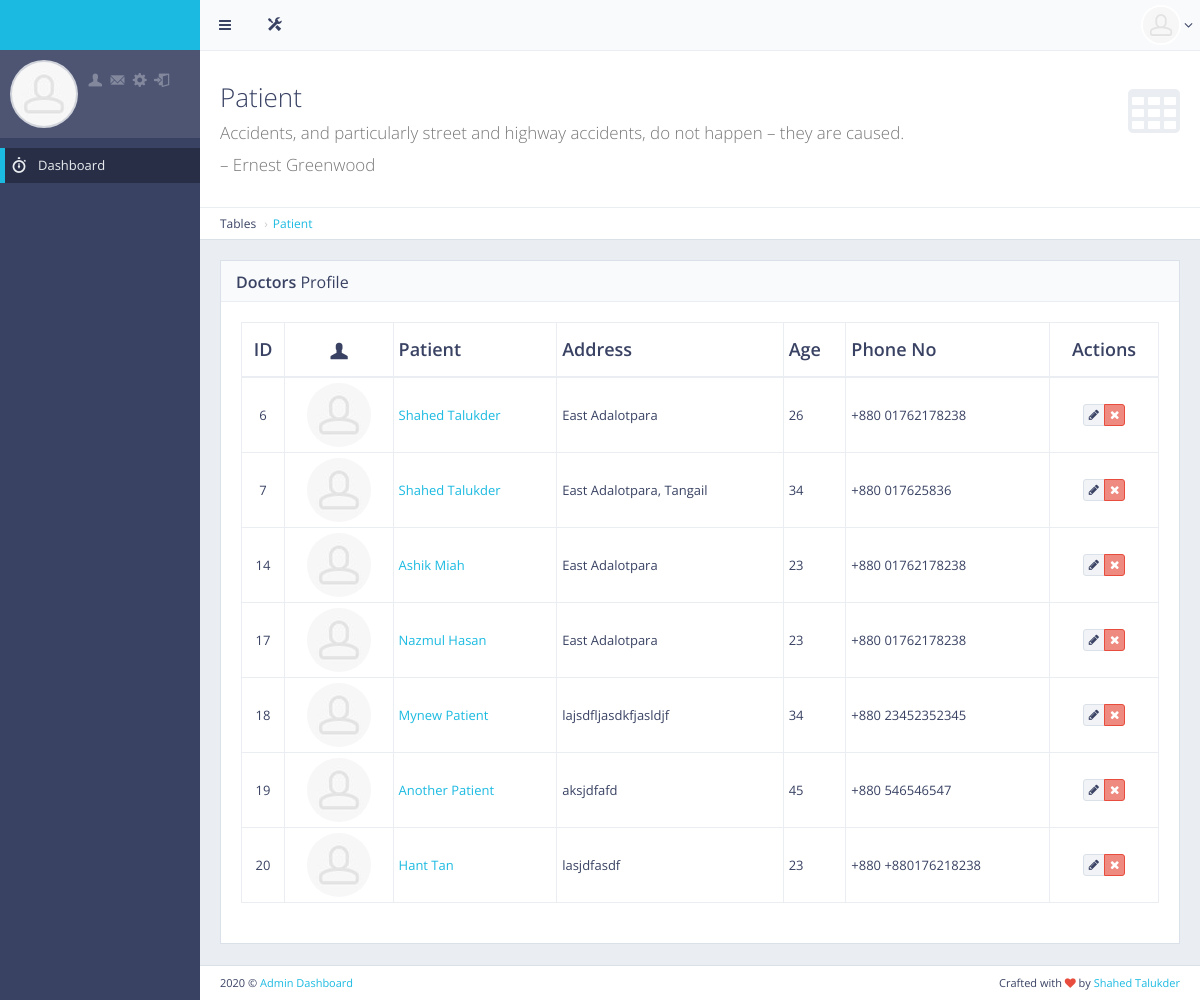
The page /patient/ on the database as committed earlier.
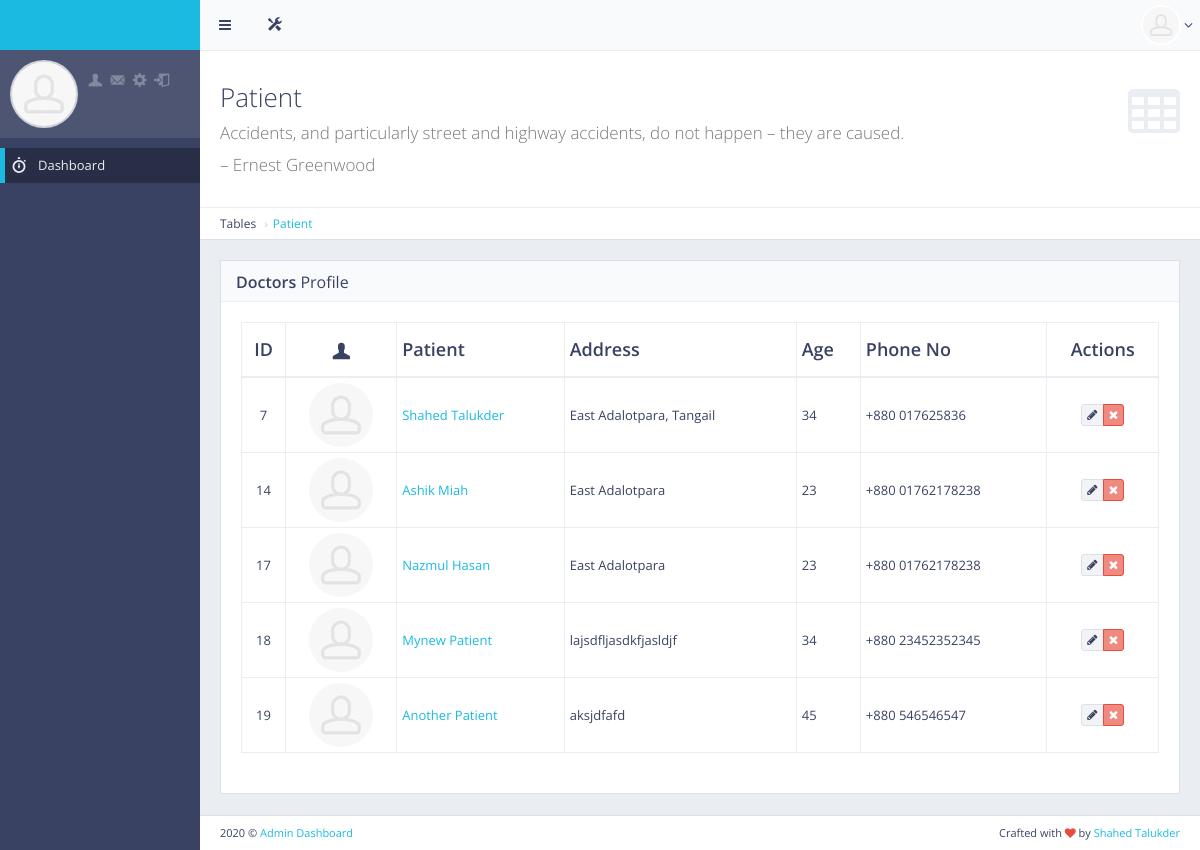
The same page on the database as committed later.
### main/models.py (models this page shows, shortened)
class Patient(models.Model):
    user = models.OneToOneField(User,on_delete=models.CASCADE,primary_key=True,related_name='user')
    full_name = models.CharField(max_length=50, blank=True, null=True)
    address = models.CharField(max_length=500, blank=True, null=True)
    age = models.CharField(max_length=50, blank=True, null=True)
    phone_no = models.CharField(max_length=50, blank=True, null=True)
    released = models.BooleanField(default=False)
    class Meta:
        db_table = "patient_info"

class User(AbstractUser):
    is_patient = models.BooleanField(default=False)
    is_doctor = models.BooleanField(default=False)
    is_nurse = models.BooleanField(default=False)
    is_assistant = models.BooleanField(default=False)
    is_admin = models.BooleanField(default=False)
    is_registered = models.BooleanField(default=False)

### frontend/views.py (the view)
# urls.py: path('patient/', include('patient.urls')),
def patient(request):
    patient = Patient.objects.all()
    return render(request, 'front/patient_control.html', {"title":"Patient","patient":patient})

### frontend/templates/front/patient_control.html (shortened to what this page needs)
{%extends 'front/base.html'%}
{%load static%}
{%block main_content%}
<div id="page-content">
    <div class="content-header">
        <div class="header-section">
            <h1>
                <i class="fa fa-table"></i>Patient<br><small>Accidents, and particularly street and highway accidents, do not happen – they are caused. </small><br/><small>– Ernest Greenwood</small>
            </h1>
        </div>
    </div>
    <ul class="breadcrumb breadcrumb-top">
        <li>Tables</li>
        <li><a href="">Patient</a></li>
    </ul>
    <div class="block full">
        <div class="block-title">
            <h2><strong>Doctors</strong> Profile</h2>
        </div>
        <div class="table-responsive">
            <table id="example-datatable" class="table table-vcenter table-condensed table-bordered">
                <thead>
                    <tr>
                        <th class="text-center">ID</th>
                        <th class="text-center"><i class="gi gi-user"></i></th>
                        <th>Patient</th>
                        <th>Address</th>
                        <th>Age</th>
                        <th>Phone No</th>
                        <th class="text-center">Actions</th>
                    </tr>
                </thead>
                <tbody>
                    {%for i in patient%}
                    <tr>
                        <td class="text-center">{{i.user.id}}</td>
                        <td class="text-center"><img src="{%static 'front/'%}img/placeholders/avatars/avatar15.jpg" alt="avatar" class="img-circle"></td>
                        <td><a href="javascript:void(0)">{{i.full_name | title}}</a></td>
                        <td>{{i.address}}</td>
                        <td>{{i.age}}</td>
                        <td><span class="text-center">+880 {{i.phone_no}}</span></td>
                        <td class="text-center">
                            <div class="btn-group">
                                <a href="{% url 'edit_patient' id=i.pk %}" data-toggle="tooltip" title="Edit" class="btn btn-xs btn-default"><i class="fa fa-pencil"></i></a>
                                <a href="{% url 'delete_patient' id=i.pk %}" data-toggle="tooltip" title="Delete" class="btn btn-xs btn-danger"><i class="fa fa-times"></i></a>
                            </div>
                        </td>
                    </tr>
                    {%endfor%}
                </tbody>
            </table>
        </div>
    </div>
</div>
{%endblock main_content%}

### frontend/templates/front/base.html (shortened to what this page needs)
<!DOCTYPE html> {%load static%}
<html class="no-js" lang="en">
<head>
    <link rel="stylesheet" href="{% static 'front/' %}css/bootstrap.min.css">
    <link rel="stylesheet" href="{% static 'front/' %}css/plugins.css">
    <link rel="stylesheet" href="{% static 'front/' %}css/main.css">
    <link rel="stylesheet" href="{% static 'front/' %}css/themes.css">
</head>
<body>
    <div id="page-wrapper">
        <div id="page-container" class="sidebar-partial sidebar-visible-lg sidebar-no-animations">
            <div id="sidebar">
                <div id="sidebar-scroll">
                    <div class="sidebar-content">
                        <a href="/" class="sidebar-brand">
                        </a>
                        <div class="sidebar-section sidebar-user clearfix sidebar-nav-mini-hide">
                            <div class="sidebar-user-avatar">
                                <a href="page_ready_user_profile.html">
                                    <img src="{% static 'front/' %}img/placeholders/avatars/avatar2.jpg" alt="avatar">
                                </a>
                            </div>
                            <div class="sidebar-user-links">
                                <a href="page_ready_user_profile.html" data-toggle="tooltip" data-placement="bottom" title="Profile"><i class="gi gi-user"></i></a>
                                <a href="page_ready_inbox.html" data-toggle="tooltip" data-placement="bottom" title="Messages"><i class="gi gi-envelope"></i></a>
                                <a href="javascript:void(0)" class="enable-tooltip" data-placement="bottom" title="Settings" onclick="$('#modal-user-settings').modal('show');"><i class="gi gi-cogwheel"></i></a>
                                <a href="/logout" data-toggle="tooltip" data-placement="bottom" title="Logout"><i class="gi gi-exit"></i></a>
                            </div>
                        </div>
                        <ul class="sidebar-nav">
                            <li>
                                <a href="/" class=" active"><i class="gi gi-stopwatch sidebar-nav-icon"></i><span class="sidebar-nav-mini-hide">Dashboard</span></a>
                            </li>
                        </ul>
                    </div>
                </div>
            </div>
            <div id="main-container">
                <header class="navbar navbar-default">
                    <ul class="nav navbar-nav-custom">
                        <li>
                            <a href="javascript:void(0)" onclick="App.sidebar('toggle-sidebar');this.blur();">
                                <i class="fa fa-bars fa-fw"></i>
                            </a>
                        </li>
                        <li class="dropdown">
                            <a href="javascript:void(0)" class="dropdown-toggle" data-toggle="dropdown">
                                <i class="gi gi-settings"></i>
                            </a>
                        </li>
                    </ul>
                    <ul class="nav navbar-nav-custom pull-right">
                        <li class="dropdown">
                            <a href="javascript:void(0)" class="dropdown-toggle" data-toggle="dropdown">
                                <img src="{% static 'front/' %}img/placeholders/avatars/avatar2.jpg" alt="avatar"> <i class="fa fa-angle-down"></i>
                            </a>
                        </li>
                    </ul>
                </header>
                {%block main_content%}{%endblock main_content%}
                <footer class="clearfix">
                    <div class="pull-right">
                        Crafted with <i class="fa fa-heart text-danger"></i> by <a href="http://facebook.com/shahed.talukder32" target="_blank">Shahed Talukder</a>
                    </div>
                    <div class="pull-left">
                        <span><script>document.write(new Date().getFullYear())</script></span> &copy; <a href="#" target="_blank">Admin Dashboard</a>
                    </div>
                </footer>
            </div>
        </div>
    </div>
</body>
</html>

Rows that differ between the two databases and show on the page:
removed Patient: user.id "6", full_name "Shahed Talukder", address "East Adalotpara", age "26", phone_no "01762178238"
removed Patient: user.id "20", full_name "Hant Tan", address "lasjdfasdf", age "23", phone_no "+880176218238"
